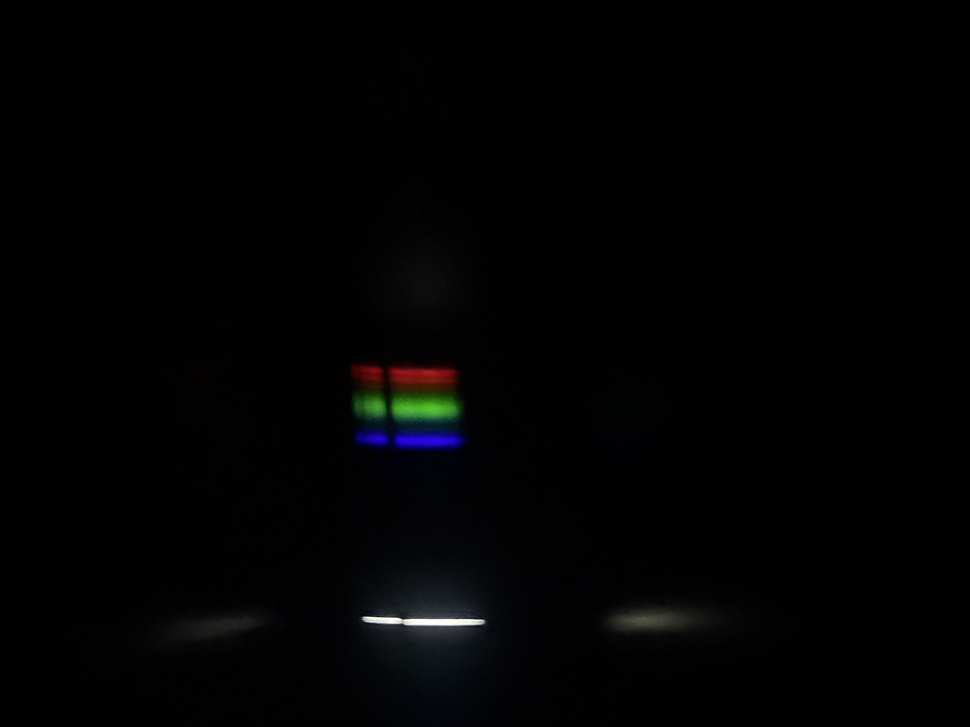
#> input picture IMG_5301.jpg, 970 x 727 px, shrunk from 5712 x 4284 before the run
$ python grapher.py ../IMG_5301.jpg
#> lines starting #> are read from the running program, lines starting #| are printed output that depends on the picture
### oldattempt/makearrays.py
import sys
from PIL import Image
import numpy as np

def analyze_slit_from_image(image_path: str, num_slit_rows: int):
    """
    Identifies the brightest horizontal rows in an image (the "slit") and
    extracts the R, G, B pixel values from these rows. Also determines the
    center row index of these selected rows.

    Args:
        image_path (str): Path to the JPG image file.
        num_slit_rows (int): The number of brightest rows to select as the slit.

    Returns:
        tuple: A tuple containing:
            - R_array (np.ndarray): 2D array of Red pixel values from slit rows.
                                    Shape: (num_slit_rows, image_width).
            - G_array (np.ndarray): 2D array of Green pixel values from slit rows.
                                    Shape: (num_slit_rows, image_width).
            - B_array (np.ndarray): 2D array of Blue pixel values from slit rows.
                                    Shape: (num_slit_rows, image_width).
            - slit_row_indices (np.ndarray): 1D array of the actual row indices
                                             in the original image that were selected,
                                             sorted by their original row index.
            - center_row_idx (int or None): The median index of the selected slit rows.
                                            Returns None for all if an error occurs.
    """
#> called with image_path = '../IMG_5301.jpg', num_slit_rows = 5
    try:
        # 1. Load the image
        img = Image.open(image_path)
#> img is the input picture: PIL image 970x727 RGB; mean R, G, B 2.2, 2.3, 2.6
        # Ensure it's RGB (handles various image modes like RGBA, L, etc.)
        img_rgb = img.convert("RGB")
    except FileNotFoundError:
        print(f"Error: Image file not found at {image_path}")
        return None, None, None, None, None
    except Exception as e:
        print(f"Error loading image: {e}")
        return None, None, None, None, None

    # 2. Convert to NumPy array
    # Image data will be (height, width, channels)
    image_data = np.array(img_rgb)
    height, width, _ = image_data.shape
#> height = 727; width = 970

    if num_slit_rows <= 0:
        print("Error: num_slit_rows must be positive.")
        return None, None, None, None, None

    actual_num_rows_to_select = min(num_slit_rows, height)
#> actual_num_rows_to_select = 5
    if num_slit_rows > height:
        print(f"Warning: num_slit_rows ({num_slit_rows}) is greater than image height ({height})."
              f" Using all {height} rows.")


    # 3. Calculate row brightness
    # Sum R, G, B for each pixel, then sum these brightnesses for all pixels in a row.
    # Using a higher precision dtype for sum to prevent overflow with large images/bright pixels.
    row_brightnesses = np.sum(image_data, axis=(1, 2), dtype=np.uint64)
#> row_brightnesses = 727 values, max 114497 at index 620, min 162 at index 3, mean 6868.9

    # 4. Find indices of top actual_num_rows_to_select
    # np.argsort sorts in ascending order; we take the last 'actual_num_rows_to_select'
    # indices, which correspond to the rows with the highest brightness.
    if len(row_brightnesses) == 0: # Should not happen if image loaded
        print("Error: Image data is empty.")
        return None, None, None, None, None

    top_row_indices = np.argsort(row_brightnesses)[-actual_num_rows_to_select:]
#> top_row_indices = [623, 619, 622, 621, 620]

    # Sort these selected indices by their original row number.
    # This ensures R_array[0] corresponds to the uppermost selected slit row, etc.
    slit_row_indices_sorted = np.sort(top_row_indices)
#> slit_row_indices_sorted = [619, 620, 621, 622, 623]

    # 5. Initialize R, G, B arrays
    # Shape: (actual_num_rows_to_select, image_width)
    R_array = np.zeros((len(slit_row_indices_sorted), width), dtype=np.uint8)
    G_array = np.zeros((len(slit_row_indices_sorted), width), dtype=np.uint8)
    B_array = np.zeros((len(slit_row_indices_sorted), width), dtype=np.uint8)

    # 6. Populate arrays with pixel data from the selected slit rows
    for i, original_row_idx in enumerate(slit_row_indices_sorted):
        R_array[i, :] = image_data[original_row_idx, :, 0] # Red channel
        G_array[i, :] = image_data[original_row_idx, :, 1] # Green channel
        B_array[i, :] = image_data[original_row_idx, :, 2] # Blue channel
#> this loop made 5 passes

    # 7. Calculate center row index
    center_row_idx = None
    if len(slit_row_indices_sorted) > 0:
        center_row_idx = int(np.median(slit_row_indices_sorted))
#> center_row_idx = 621

    return R_array, G_array, B_array, slit_row_indices_sorted, center_row_idx

def analyze_diffraction_pattern(image_path: str, num_slit_rows_for_center: int, analysis_band_height: int):
    """
    Analyzes the diffraction pattern in an image by:
    1. Finding the center of the main slit (brightest region).
    2. Defining a horizontal band of rows around this center.
    3. Extracting RGB data from this band.

    Args:
        image_path (str): Path to the image file.
        num_slit_rows_for_center (int): How many brightest rows to use to find the slit center.
        analysis_band_height (int): The total height (number of rows) of the band
                                     around the center to analyze for the diffraction pattern.
                                     Should be an odd number for symmetry, but will be adjusted.

    Returns:
        tuple: A tuple containing:
            - R_band_array (np.ndarray): 2D array of Red pixel values from the analysis band.
            - G_band_array (np.ndarray): 2D array of Green pixel values from the analysis band.
            - B_band_array (np.ndarray): 2D array of Blue pixel values from the analysis band.
            - band_row_indices (np.ndarray): 1D array of the actual row indices in the band.
                                             Returns None for all if an error occurs.
    """
    # 1. Find the center of the slit
    # The analyze_slit_from_image now returns 5 values including center_row_idx
    _, _, _, slit_indices, center_row_idx = analyze_slit_from_image(image_path, num_slit_rows_for_center)
#> slit_indices = [619, 620, 621, 622, 623]; center_row_idx = 621

    if center_row_idx is None:
        print("Error: Could not determine slit center.")
        return None, None, None, None

    print(f"Determined slit center around row index: {center_row_idx}")
#| Determined slit center around row index: 621

    # 2. Define the analysis band
    try:
        # Reload image data (could be optimized by passing image_data if needed)
        img = Image.open(image_path)
        img_rgb = img.convert("RGB")
        image_data = np.array(img_rgb)
        height, width, _ = image_data.shape
#> height = 727; width = 970
    except Exception as e:
        print(f"Error reloading image for band analysis: {e}")
        return None, None, None, None

    # Ensure band height is reasonable
    analysis_band_height = max(1, int(analysis_band_height)) # Must be at least 1
    half_band = analysis_band_height // 2

    # Calculate start and end row indices for the band, clamping to image boundaries
    start_row = max(0, center_row_idx - half_band)
#> start_row = 611
    # Adjust end_row calculation for even/odd heights to get the desired total height
    end_row = min(height, start_row + analysis_band_height)
#> end_row = 632
    # Recalculate start_row if end_row hit the boundary and the band is too short
    start_row = max(0, end_row - analysis_band_height)

    actual_band_height = end_row - start_row
#> actual_band_height = 21
    if actual_band_height <= 0:
        print(f"Error: Calculated analysis band has zero or negative height (start: {start_row}, end: {end_row}).")
        return None, None, None, None

    band_row_indices = np.arange(start_row, end_row)
#> band_row_indices = 21 values from 611 to 631
    print(f"Analyzing band from row {start_row} to {end_row-1} (height: {actual_band_height})")
#| Analyzing band from row 611 to 631 (height: 21)

    # 3. Extract RGB data from the band
    R_band_array = np.zeros((actual_band_height, width), dtype=np.uint8)
    G_band_array = np.zeros((actual_band_height, width), dtype=np.uint8)
    B_band_array = np.zeros((actual_band_height, width), dtype=np.uint8)

    for i, original_row_idx in enumerate(band_row_indices):
        R_band_array[i, :] = image_data[original_row_idx, :, 0]
        G_band_array[i, :] = image_data[original_row_idx, :, 1]
        B_band_array[i, :] = image_data[original_row_idx, :, 2]

    return R_band_array, G_band_array, B_band_array, band_row_indices

# --- Example Usage (Updated) ---
# [53 lines that do not run on import are left out]

### oldattempt/grapher.py
# plot_spectrum.py (or grapher.py)
import sys
import os
import numpy as np
import matplotlib.pyplot as plt

# --- Configuration ---
# How many brightest rows to use just to find the slit's vertical center
NUM_SLIT_ROWS_FOR_CENTER = 5
# The total height (in rows) of the band centered on the slit
# where we will analyze the diffraction pattern.
ANALYSIS_BAND_HEIGHT = 21 # e.g., 10 rows above, 10 below, plus the center row
# --- End Configuration ---

# --- Import the NEW analysis function from your other script ---
try:
    from makearrays import analyze_diffraction_pattern
except ImportError:
    print("Error: Could not import 'analyze_diffraction_pattern' from makearrays.py.")
    print("Make sure 'makearrays.py' is in the same directory and updated.")
    sys.exit(1)
# --- End Import ---


def plot_diffraction_profiles(image_path, num_center_rows, band_height):
    """
    Analyzes an image to find the diffraction pattern band centered on the slit,
    calculates average RGB profiles across that band, and plots them.

    Args:
        image_path (str): Path to the image file.
        num_center_rows (int): Number of brightest rows used to locate slit center.
        band_height (int): Total height of the analysis band.
    """
    print(f"Attempting to analyze diffraction pattern in: {image_path}")
    print(f"Using {num_center_rows} brightest rows to find center.")
    print(f"Analyzing a band of height {band_height} rows.")

    try:
        # Call the function from makearrays.py
        R_values, G_values, B_values, band_indices = analyze_diffraction_pattern(
            image_path, num_center_rows, band_height
        )
#> band_indices = 21 values from 611 to 631

        if R_values is None or G_values is None or B_values is None:
             print("Analysis failed. Exiting plot function.")
             return

        print(f"\nSuccessfully extracted data for band rows: {band_indices}")
#| Successfully extracted data for band rows: [611 612 613 614 615 616 617 618 619 620 621 622 623 624 625 626 627 628
#|  629 630 631]
        print(f"Shape of R_values (band): {R_values.shape}")
#| Shape of R_values (band): (21, 970)

        # --- Calculate Average Intensity Profiles ---
        # Average across the selected rows (axis=0)
        if R_values.shape[0] > 0: # Check if any rows were actually found/returned
            avg_R = np.mean(R_values, axis=0)
#> avg_R = 970 values, max 119.6 at index 442, min 0 at index 890, mean 19.84
            avg_G = np.mean(G_values, axis=0)
#> avg_G = 970 values, max 122.1 at index 442, min 0 at index 890, mean 20.37
            avg_B = np.mean(B_values, axis=0)
#> avg_B = 970 values, max 125.2 at index 442, min 0 at index 890, mean 20.34
            image_width = R_values.shape[1]
#> image_width = 970
            x_pixels = np.arange(image_width) # X-axis: pixel column index
#> x_pixels = 970 values from 0 to 969
        else:
            print("Warning: No band rows were selected or returned data is empty.")
            return # Exit plotting if no data

        # --- Plotting ---
        fig, ax = plt.subplots(figsize=(12, 6))

        ax.plot(x_pixels, avg_R, color='red', linewidth=1.5, label='Red Channel (Avg)')
        ax.plot(x_pixels, avg_G, color='green', linewidth=1.5, label='Green Channel (Avg)')
        ax.plot(x_pixels, avg_B, color='blue', linewidth=1.5, label='Blue Channel (Avg)')

        # Add labels and title
        ax.set_xlabel('Pixel Column Index')
        ax.set_ylabel('Average Intensity (0-255)')
        ax.set_title(f'Avg RGB Intensity Profile (Diffraction Band ~{band_height} rows) - {os.path.basename(image_path)}')
        ax.legend()
        ax.grid(True, linestyle='--', alpha=0.6)
        ax.set_xlim(0, image_width - 1)
        ax.set_ylim(bottom=0) # Ensure y-axis starts at 0, consider adjusting top limit if needed

        plt.tight_layout()
        print("\nDisplaying plot...")
        plt.show()
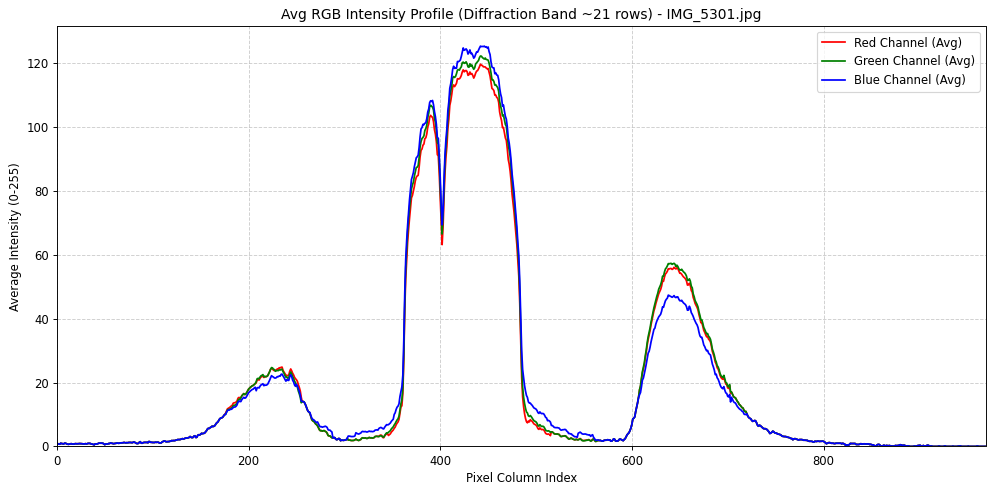
#> figure drawn by matplotlib, 1 panel; curve peaks at x = 442, y = 119.6; curve peaks at x = 442, y = 122.1; curve peaks at x = 442, y = 125.2

    except FileNotFoundError:
        print(f"Error: Image file not found at '{image_path}'")
    except Exception as e:
        print(f"An error occurred during analysis or plotting: {e}")
        # You might want more detailed error handling/logging here
        import traceback
        traceback.print_exc()


# --- Main execution block ---
if __name__ == "__main__":
    if len(sys.argv) < 2:
        print(f"Usage: python {os.path.basename(sys.argv[0])} <path_to_image_file>")
        sys.exit(1)

    image_file_path = sys.argv[1]

    # Run the plotting function with the configured parameters
    plot_diffraction_profiles(image_file_path, NUM_SLIT_ROWS_FOR_CENTER, ANALYSIS_BAND_HEIGHT)
# --- End Main ---
